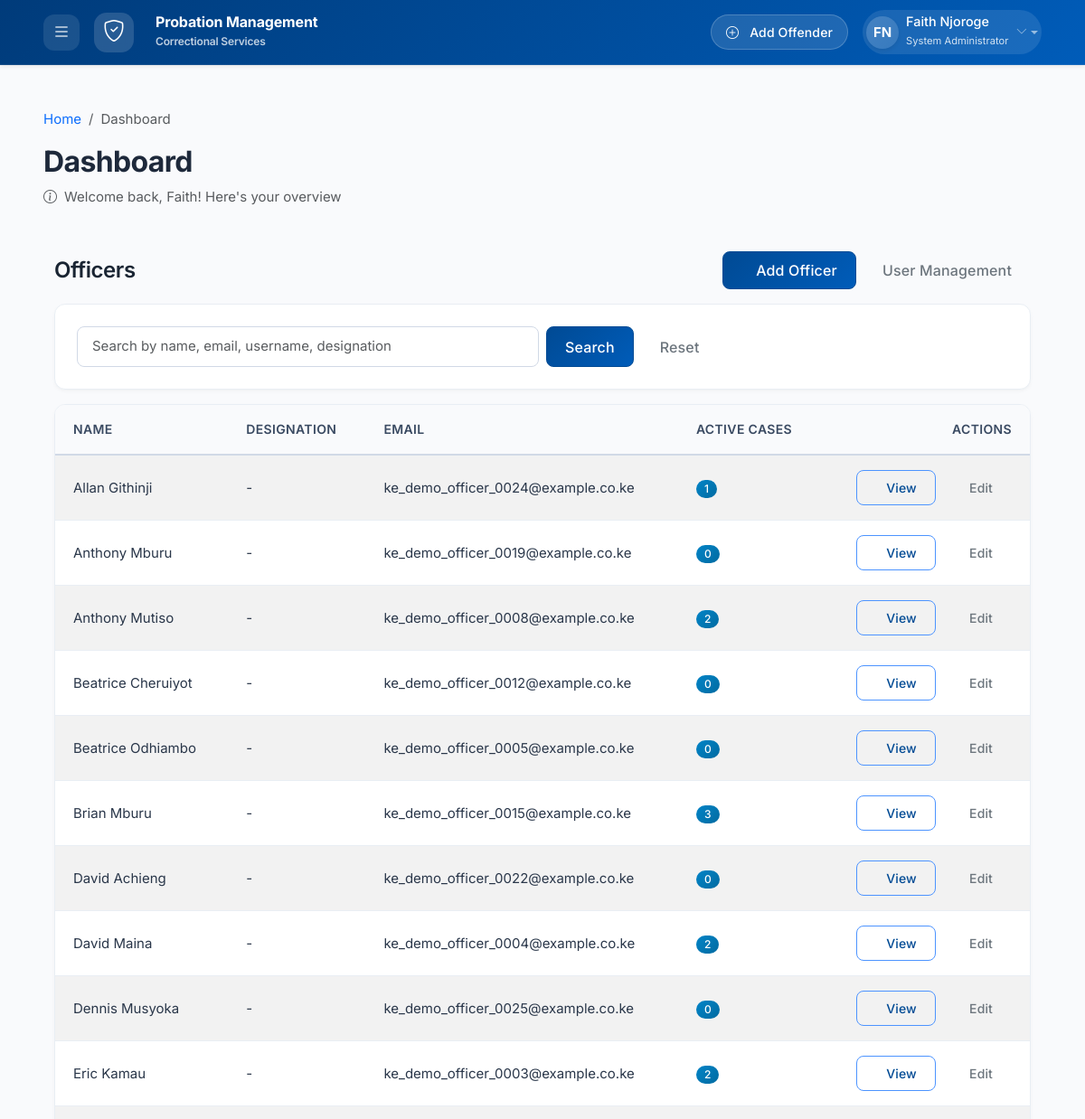
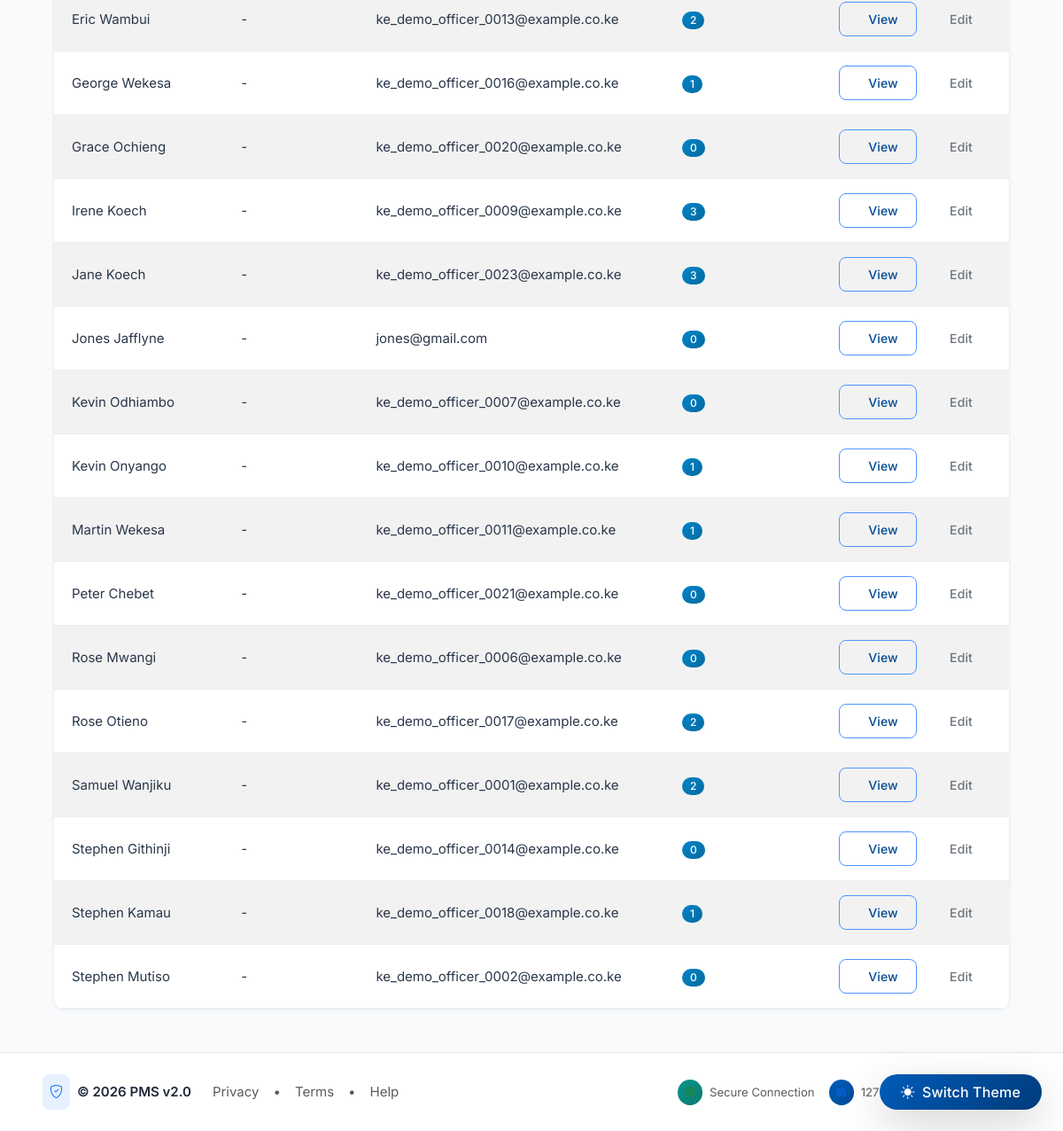
Screenshot of /accounts/officers/ (signed in) with the database file from the repository (2 pictures, top to bottom).
### accounts/models.py (models this page shows, shortened)
class User(AbstractUser):
    class Role(models.TextChoices):
        ADMIN = 'admin', _('System Administrator')
        OFFICER = 'officer', _('Probation Officer')
        OFFENDER = 'offender', _('Offender')
        JUDICIARY = 'judiciary', _('Judiciary Staff')
        NGO = 'ngo', _('NGO Staff')
    role = models.CharField(
        max_length=20,
        choices=Role.choices,
        default=Role.OFFICER,
        verbose_name=_('User Role')
    )
    phone = models.CharField(
        max_length=15,
        blank=True,
        verbose_name=_('Phone Number')
    )
    designation = models.CharField(
        max_length=100,
        blank=True,
        verbose_name=_('Designation')
    )
    profile_picture = models.ImageField(
        upload_to='profiles/',
        blank=True,
        null=True,
        verbose_name=_('Profile Picture')
    )
    date_created = models.DateTimeField(
        auto_now_add=True,
        verbose_name=_('Date Created')
    )
    date_updated = models.DateTimeField(
        auto_now=True,
        verbose_name=_('Date Updated')
    )
    class Meta:
        verbose_name = _('User')
        verbose_name_plural = _('Users')
        ordering = ['-date_created']
    def is_admin(self):
        return self.role == self.Role.ADMIN

### accounts/views.py (the view, shortened to what this page needs)
# urls.py: path('officers/', views.officers_list_view, name='officers_list'),
def officers_list_view(request):
    if not request.user.is_authenticated or not request.user.is_admin():
        messages.error(request, 'Access denied. Admin privileges required.')
        return redirect('accounts:dashboard')
    officers = (
        User.objects.filter(role=User.Role.OFFICER)
        .annotate(
            active_case_count=Count(
                "assigned_cases", filter=Q(assigned_cases__status=Case.Status.ACTIVE)
            )
        )
        .order_by("first_name", "last_name", "username")
    )
    search_query = request.GET.get("search", "")
    context = {
        "officers": officers,
        "search_query": search_query,
        "title": "Officers",
    }
    return render(request, "accounts/officers_list.html", context)

### templates/accounts/officers_list.html (shortened to what this page needs)
{% extends 'base.html' %}
{% block content %}
<div class="container-fluid">
    <div class="d-flex justify-content-between align-items-center mb-3">
        <h4 class="mb-0">Officers</h4>
        <div class="d-flex gap-2">
            <a href="{% url 'accounts:create_user' %}?role=officer" class="btn btn-primary">
                Add Officer
            </a>
            <a href="{% url 'accounts:users_list' %}" class="btn btn-outline-secondary">User Management</a>
        </div>
    </div>
    <div class="card mb-3">
        <div class="card-body">
            <form method="get" class="row g-2">
                <div class="col-md-6">
                    <input
                        type="text"
                        name="search"
                        value="{{ search_query }}"
                        class="form-control"
                        placeholder="Search by name, email, username, designation"
                    >
                </div>
                <div class="col-md-6 d-flex gap-2">
                    <button type="submit" class="btn btn-primary">Search</button>
                    <a href="{% url 'accounts:officers_list' %}" class="btn btn-outline-secondary">Reset</a>
                </div>
            </form>
        </div>
    </div>
    <div class="card">
        <div class="table-responsive">
            <table class="table table-hover mb-0">
                <thead>
                    <tr>
                        <th>Name</th>
                        <th>Designation</th>
                        <th>Email</th>
                        <th>Active Cases</th>
                        <th class="text-end">Actions</th>
                    </tr>
                </thead>
                <tbody>
                    {% for officer in officers %}
                    <tr>
                        <td>{{ officer.get_full_name|default:officer.username }}</td>
                        <td>{{ officer.designation|default:"-" }}</td>
                        <td>{{ officer.email|default:"-" }}</td>
                        <td><span class="badge bg-info">{{ officer.active_case_count }}</span></td>
                        <td class="text-end">
                            <a href="{% url 'accounts:officer_detail' officer.id %}" class="btn btn-sm btn-outline-primary">
                                View
                            </a>
                            <a href="{% url 'accounts:user_detail' officer.id %}" class="btn btn-sm btn-outline-secondary">
                                Edit
                            </a>
                        </td>
                    </tr>
                    {% empty %}
                    <tr>
                        <td colspan="5" class="text-center text-muted py-4">No officers found.</td>
                    </tr>
                    {% endfor %}
                </tbody>
            </table>
        </div>
    </div>
</div>
{% endblock %}

### templates/base.html (shortened to what this page needs)
<!DOCTYPE html>
{% load static %}
<html lang="en" data-bs-theme="auto">
<head>
    <link href="https://cdn.jsdelivr.net/npm/bootstrap@5.3.2/dist/css/bootstrap.min.css" rel="stylesheet">
    <link rel="stylesheet" href="https://cdn.jsdelivr.net/npm/bootstrap-icons@1.11.1/font/bootstrap-icons.css">
    <link rel="stylesheet" href="https://cdn.datatables.net/1.13.6/css/dataTables.bootstrap5.min.css">
    <link rel="stylesheet" href="https://cdn.datatables.net/responsive/2.5.0/css/responsive.bootstrap5.min.css">
    <link href="https://cdn.jsdelivr.net/npm/select2@4.1.0-rc.0/dist/css/select2.min.css" rel="stylesheet">
    <link rel="stylesheet" href="https://cdn.jsdelivr.net/npm/select2-bootstrap-5-theme@1.3.0/dist/select2-bootstrap-5-theme.min.css">
    <link href="https://unpkg.com/aos@2.3.1/dist/aos.css" rel="stylesheet">
    <link rel="stylesheet" href="{% static 'css/style.css' %}">
    <link rel="stylesheet" href="{% static 'css/dashboard.css' %}">
</head>
<body class="d-flex flex-column min-vh-100">
    <div class="theme-toggle position-fixed bottom-0 end-0 m-4 z-3">
        <button class="btn btn-gradient-primary rounded-pill shadow-lg px-4 py-2 d-flex align-items-center gap-2 border-0"
                id="themeToggle"
                title="Toggle theme"
                style="background: linear-gradient(135deg, #005cb9, #003b7a); color: white;">
            <i class="bi bi-circle-half"></i>
            <span class="d-none d-sm-inline fw-medium">Switch Theme</span>
        </button>
    </div>
    <nav class="navbar navbar-dark shadow-sm sticky-top app-navbar"
         style="background: linear-gradient(135deg, #003b7a 0%, #005cb9 100%); min-height: 72px; backdrop-filter: blur(10px);">
        <div class="container-fluid px-4">
            <div class="d-flex align-items-center">
                {% if user.is_authenticated %}
                <button class="btn btn-link text-white p-2 me-3"
                        id="sidebarToggle"
                        title="Toggle menu"
                        style="background: rgba(255,255,255,0.1); border-radius: 12px; width: 40px; height: 40px;"
                        data-bs-toggle="offcanvas"
                        data-bs-target="#appSidebar"
                        aria-controls="appSidebar">
                    <i class="bi bi-list fs-5"></i>
                </button>
                {% endif %}
                <a class="navbar-brand d-flex align-items-center" href="{% url 'dashboard:home' %}">
                    <div class="d-flex align-items-center justify-content-center me-3"
                         style="width: 44px; height: 44px; background: rgba(255,255,255,0.15); border-radius: 14px; backdrop-filter: blur(4px);">
                        <i class="bi bi-shield-check fs-4 text-white"></i>
                    </div>
                    <div class="d-flex flex-column">
                        <span class="fw-bold fs-6 lh-1 mb-1" style="letter-spacing: -0.01em;">Probation Management</span>
                        <span class="small opacity-75" style="font-size: 0.75rem;">Correctional Services</span>
                    </div>
                </a>
            </div>
            <ul class="navbar-nav flex-row align-items-center">
                {% if user.is_authenticated %}
                    <li class="nav-item me-3 d-none d-md-block">
                        <a href="{% url 'offenders:offender_create' %}" class="btn btn-sm text-white px-3"
                           style="background: rgba(255,255,255,0.12); border-radius: 30px; border: 1px solid rgba(255,255,255,0.2); text-decoration: none;">
                            <i class="bi bi-plus-circle me-1"></i> Add Offender
                        </a>
                    </li>
                    <li class="nav-item dropdown">
                        <a class="nav-link dropdown-toggle d-flex align-items-center p-1"
                           href="#"
                           role="button"
                           data-bs-toggle="dropdown"
                           aria-expanded="false"
                           style="background: rgba(255,255,255,0.1); border-radius: 40px; text-decoration: none;">
                            <div class="avatar-circle me-2 shadow-sm"
                                 style="width: 36px; height: 36px; border-radius: 50%; background: linear-gradient(135deg, #ffffff30, #ffffff20); display: flex; align-items: center; justify-content: center; color: white; font-weight: bold;">
                                {{ user.first_name|first|upper }}{{ user.last_name|first|upper }}
                            </div>
                            <div class="d-none d-xl-block text-start me-2">
                                <div class="fw-medium" style="font-size: 0.9rem; line-height: 1.2; color: white;">{{ user.get_full_name|default:user.username }}</div>
                                <small style="font-size: 0.7rem; opacity: 0.9; color: rgba(255,255,255,0.9);">{{ user.get_role_display|default:"User" }}</small>
                            </div>
                            <i class="bi bi-chevron-down text-white-50" style="font-size: 0.8rem;"></i>
                        </a>
                    </li>
                {% endif %}
            </ul>
        </div>
    </nav>
    <div class="container-fluid flex-grow-1 px-0">
        <div class="row g-0">
            <main id="mainContent" class="col-12 px-4 px-xl-5 py-4 py-xl-5">
                <div class="page-header mb-5" data-aos="fade-up" data-aos-duration="500">
                    <div class="d-flex flex-column flex-md-row justify-content-between align-items-start align-items-md-center">
                        <div>
                            <nav aria-label="breadcrumb" class="mb-2">
                                <ol class="breadcrumb">
                                    <li class="breadcrumb-item"><a href="{% url 'dashboard:home' %}" class="text-decoration-none">Home</a></li>
                                    <li class="breadcrumb-item active" aria-current="page">
                                        {% block breadcrumb %}{% block page_title_alt %}Dashboard{% endblock %}{% endblock %}
                                    </li>
                                </ol>
                            </nav>
                            <h1 class="h2 fw-bold mb-2" style="letter-spacing: -0.02em; color: #1e293b;">
                                {% block page_title %}Dashboard{% endblock %}
                            </h1>
                            <p class="text-muted mb-0 d-flex align-items-center">
                                <i class="bi bi-info-circle me-2"></i>
                                {% block page_subtitle %}Welcome back, {{ user.first_name|default:"User" }}! Here's your overview{% endblock %}
                            </p>
                        </div>
                    </div>
                </div>
                <div class="content-wrapper" data-aos="fade-up" data-aos-delay="150">
                    {% block content %}{% endblock %}
                </div>
            </main>
        </div>
    </div>
    <footer class="footer mt-auto py-4 bg-white border-top">
        <div class="container-fluid px-4 px-xl-5">
            <div class="row align-items-center g-3">
                <div class="col-md-6">
                    <div class="d-flex flex-wrap align-items-center">
                        <div class="d-flex align-items-center me-4">
                            <div class="bg-primary bg-opacity-10 p-2 rounded-3 me-2">
                                <i class="bi bi-shield-check text-primary"></i>
                            </div>
                            <span class="fw-semibold" style="color: #1e293b;">
                                &copy; {% now "Y" %} PMS v2.0
                            </span>
                        </div>
                        <div class="d-flex gap-3">
                            <a href="#" class="text-decoration-none text-muted hover-primary">Privacy</a>
                            <span class="text-muted">•</span>
                            <a href="#" class="text-decoration-none text-muted hover-primary">Terms</a>
                            <span class="text-muted">•</span>
                            <a href="#" class="text-decoration-none text-muted hover-primary">Help</a>
                        </div>
                    </div>
                </div>
                <div class="col-md-6">
                    <div class="d-flex flex-wrap justify-content-md-end align-items-center gap-3">
                        <span class="text-muted small d-flex align-items-center">
                            <span class="badge bg-success bg-opacity-10 text-success p-2 me-2 rounded-circle">
                                <i class="bi bi-shield-fill-check"></i>
                            </span>
                            <span>Secure Connection</span>
                        </span>
                        <span class="text-muted small d-flex align-items-center">
                            <span class="badge bg-primary bg-opacity-10 text-primary p-2 me-2 rounded-circle">
                                <i class="bi bi-people"></i>
                            </span>
                            <span id="activeUsersCount">{{ request.session.active_users|default:"127" }} Active</span>
                        </span>
                        <span class="text-muted small d-flex align-items-center">
                            <span class="badge bg-info bg-opacity-10 text-info p-2 me-2 rounded-circle">
                                <i class="bi bi-clock"></i>
                            </span>
                            <span id="currentTime">{% now "H:i" %} UTC</span>
                        </span>
                    </div>
                </div>
            </div>
        </div>
    </footer>
    <div class="toast-container position-fixed bottom-0 end-0 p-4" id="toastContainer" style="z-index: 9999;"></div>
</body>
</html>

### rows the page displays
User: first_name|first "F", last_name|first "N", get_full_name "Faith Njoroge", role "System Administrator", first_name "Faith"
User: get_full_name "Allan Githinji", designation "-", email "ke_demo_officer_0024@example.co.ke", active_case_count "1"
User: get_full_name "Anthony Mburu", designation "-", email "ke_demo_officer_0019@example.co.ke", active_case_count "0"
User: get_full_name "Anthony Mutiso", designation "-", email "ke_demo_officer_0008@example.co.ke", active_case_count "2"
User: get_full_name "Beatrice Cheruiyot", designation "-", email "ke_demo_officer_0012@example.co.ke", active_case_count "0"
User: get_full_name "Beatrice Odhiambo", designation "-", email "ke_demo_officer_0005@example.co.ke", active_case_count "0"
User: get_full_name "Brian Mburu", designation "-", email "ke_demo_officer_0015@example.co.ke", active_case_count "3"
User: get_full_name "David Achieng", designation "-", email "ke_demo_officer_0022@example.co.ke", active_case_count "0"
User: get_full_name "David Maina", designation "-", email "ke_demo_officer_0004@example.co.ke", active_case_count "2"
User: get_full_name "Dennis Musyoka", designation "-", email "ke_demo_officer_0025@example.co.ke", active_case_count "0"
User: get_full_name "Eric Kamau", designation "-", email "ke_demo_officer_0003@example.co.ke", active_case_count "2"
User: get_full_name "Eric Wambui", designation "-", email "ke_demo_officer_0013@example.co.ke", active_case_count "2"
User: get_full_name "George Wekesa", designation "-", email "ke_demo_officer_0016@example.co.ke", active_case_count "1"
User: get_full_name "Grace Ochieng", designation "-", email "ke_demo_officer_0020@example.co.ke", active_case_count "0"
User: get_full_name "Irene Koech", designation "-", email "ke_demo_officer_0009@example.co.ke", active_case_count "3"
User: get_full_name "Jane Koech", designation "-", email "ke_demo_officer_0023@example.co.ke", active_case_count "3"
User: get_full_name "Jones Jafflyne", designation "-", email "jones@gmail.com", active_case_count "0"
User: get_full_name "Kevin Odhiambo", designation "-", email "ke_demo_officer_0007@example.co.ke", active_case_count "0"
User: get_full_name "Kevin Onyango", designation "-", email "ke_demo_officer_0010@example.co.ke", active_case_count "1"
User: get_full_name "Martin Wekesa", designation "-", email "ke_demo_officer_0011@example.co.ke", active_case_count "1"
User: get_full_name "Peter Chebet", designation "-", email "ke_demo_officer_0021@example.co.ke", active_case_count "0"
User: get_full_name "Rose Mwangi", designation "-", email "ke_demo_officer_0006@example.co.ke", active_case_count "0"
User: get_full_name "Rose Otieno", designation "-", email "ke_demo_officer_0017@example.co.ke", active_case_count "2"
User: get_full_name "Samuel Wanjiku", designation "-", email "ke_demo_officer_0001@example.co.ke", active_case_count "2"
User: get_full_name "Stephen Githinji", designation "-", email "ke_demo_officer_0014@example.co.ke", active_case_count "0"
User: get_full_name "Stephen Kamau", designation "-", email "ke_demo_officer_0018@example.co.ke", active_case_count "1"
User: get_full_name "Stephen Mutiso", designation "-", email "ke_demo_officer_0002@example.co.ke", active_case_count "0"

### other values shown
{{ request.session.active_users|default:"127" }} "127"
